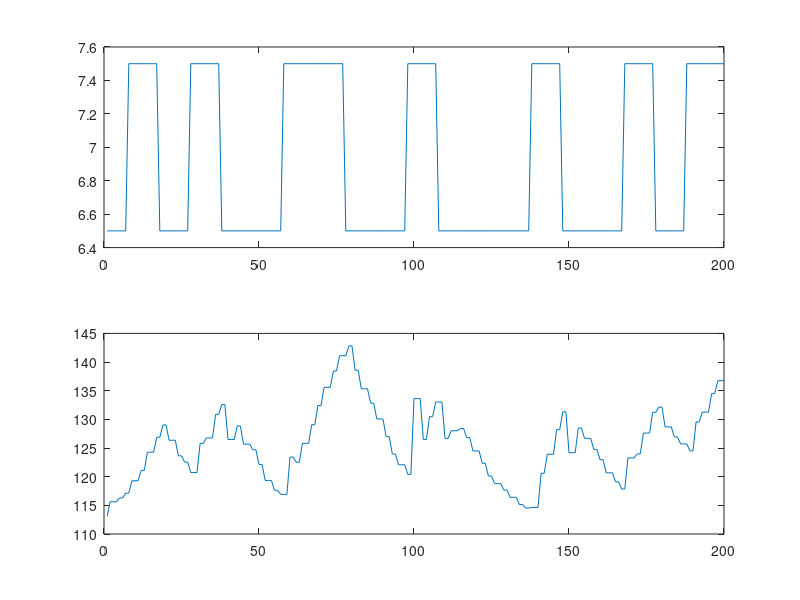

The MATLAB source for this figure: (Note: this script raises an error after producing the figure.)
% Matlab-script for non-parametric identification using correlation
% functions

% clear all;
clc; close all;

% Importing data
data=importdata('IDENTIFICATION_PRESSURE_Save_05.txt');
u=data(:,1);      % first column is PRBS input signal
y=data(:,2);      % second column is output signal

% cutting data
 u=u(75:end-25);  % cutting transient response + end of experiment
 y=y(75:end-25);
 
 uValidation=u(201:end); % 200 samples for validation
 yValidation=y(201:end);

 u=u(1:200);             % 200 samples for identification
 y=y(1:200);
 
figure; % plot data
subplot(2,1,1); plot(u)
subplot(2,1,2); plot(y)

% Parameters
Ts=0.1;              % sampling time
N=size(u,1);    % number of samples
M1=N;              % Sample interval length  M=N/p for p=1
M2=floor(N/4);     % Sample interval length for p=4 (integers) 
Be1=1/M1/Ts;           % frequency resolution for p=1  (Hz)
Be2=1/M2/Ts;           % frequency resolution for p=4  (Hz)

% Bodeplot

Suu_M1=spectra(u,u,M1);
Suy_M1=spectra(u,y,M1);

% initialisation of Suu and Suy + calculation of the first M-bin
Suu_M2=spectra(u(1:M2),u(1:M2),M2); 
Suy_M2=spectra(u(1:M2),y(1:M2),M2);

for i=2:4
sample_indices=1+(i-1)*M2:i*M2;
Suu_M2=Suu_M2+spectra(u(sample_indices),u(sample_indices),M2);  
Suy_M2=Suy_M2+spectra(u(sample_indices),y(sample_indices),M2);
end

Suu_M2=Suu_M2/4;                       % averaging of the spectra
Suy_M2=Suy_M2/4;                       % averaging of the spectra

Magnitude_M1=sqrt(real(Suy_M1).^2+imag(Suy_M1).^2)./abs(real(Suu_M1));
Phase_M1=360/(2*pi).*unwrap(atan(imag(Suy_M1)./real(Suy_M1)));
f_M1=2*pi*Be1*linspace(0,M1-1,length(Suu_M1));

Magnitude_M2=sqrt(real(Suy_M2).^2+imag(Suy_M2).^2)./abs(real(Suu_M2));
Phase_M2=360/(2*pi).*unwrap(atan(imag(Suy_M2)./real(Suy_M2)));
f_M2=2*pi*Be2*linspace(0,M2-1,length(Suu_M2));

figure;
subplot(2,1,1)
semilogx(f_M1,20*log10(Magnitude_M1),'b',f_M2,20*log10(Magnitude_M2),'r');
xlabel('Frequency (rad/s)')
ylabel('Magnitude (dB)')
legend('M=500','M=125')

subplot(2,1,2)
semilogx(f_M1,Phase_M1,'b',f_M2,Phase_M2,'r')
xlabel('Frequency (rad/s)')
ylabel('Phase (degrees)')
legend('M=500','M=125')

